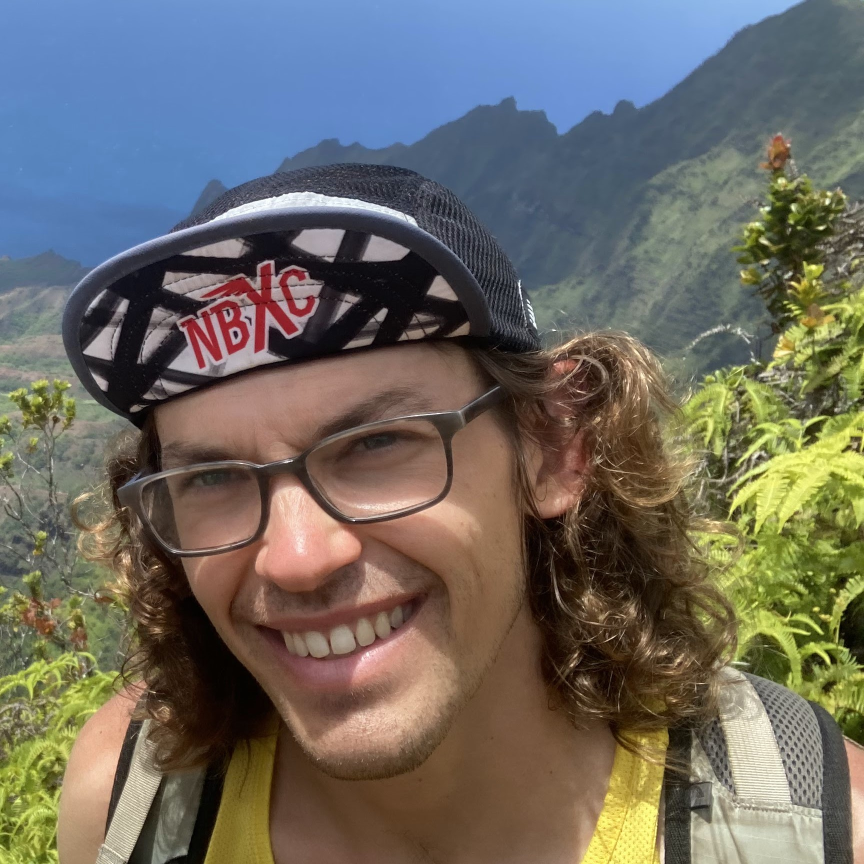
#> input picture assets/images/image_original.JPG, 1728 x 1728 px, found by its file name (shown at 1/2 size)
$ python resize_images.py
#> lines starting #> are read from the running program, lines starting #| are printed output that depends on the picture
import os
from PIL import Image

"""Resizes the original image and saves to appropriate files"""

original_file = "assets\\images\\image_original.JPG"
conversions = {
    "sidebar_profile.jpg": (
        192,
        192,
    ),
    "android-chrome-192x192.png": (
        192,
        192,
    ),
    "android-chrome-256x256.png": (
        256,
        256,
    ),
    "apple-touch-icon.png": (
        180,
        180,
    ),
    "favicon.ico": (32, 32),
    "favicon-16x16.png": (
        16,
        16,
    ),
    "favicon-32x32.png": (
        32,
        32,
    ),
    "mstile-150x150.png": (
        150,
        150,
    ),
}

for k, v in conversions.items():
    original_image = Image.open(f"{os.path.dirname(os.getcwd())}\\{original_file}")
#> original_image is the input picture: PIL image 1728x1728 RGB; mean R, G, B 109.4, 106.4, 99.2
    if k in ["sidebar_profile.jpg"]:
        original_image.resize(v).save(
            f"{os.path.dirname(os.getcwd())}\\assets\\images\\{k}"
        )
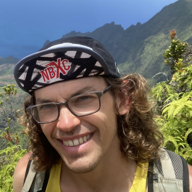
#> saved as sidebar_profile.jpg: PIL image 192x192 RGB; mean R, G, B 109.4, 106.4, 99.2
    else:
        original_image.resize(v).save(
            f"{os.path.dirname(os.getcwd())}\\assets\\favicons\\{k}"
        )
